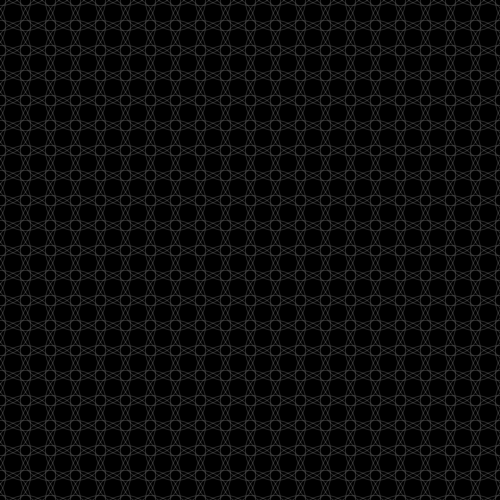
Frame 1 (no input)
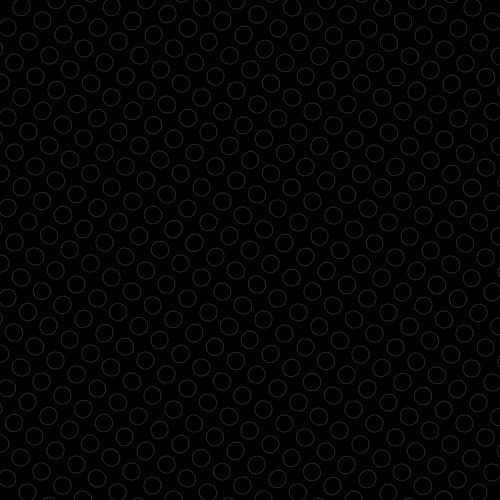
Frame 60 (the mouse pressed at the canvas centre just before this capture)
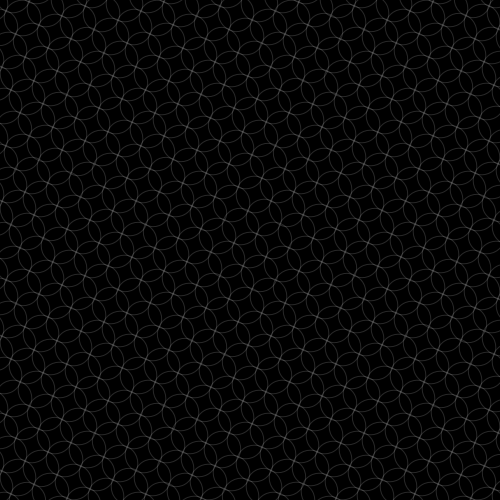
Frame 120 (the mouse held since frame 60 and released just before this capture)

The Processing sketch that drew these frames (run headless with seeded random() and noise(); from frame 60 on, the mouse is pressed at the canvas centre):

// Processing sketch: processing_172925
// ── processing_172925.pde

float r = 0;
float angle = 0;
 
circle[] c = new circle[1000];

void setup() {
  
  size(500, 500);
  noFill();
  stroke(255, 40);
  ellipseMode(CENTER);
  
  for(int i = 0; i < c.length; i++) {
    c[i] = new circle();
  }
}

void draw() {
  
  background(0);
  
  int i = 0;

  for(float y = -13; y <= 13; y++) {
    for(float x = -13; x <= 13; x++) {
      c[i].display(x*25, y*25);
      i++;
    }
  }
  
  r += 0.01;
  angle += 0.04;
}

class circle {
  
  float diameter = 50;
    
  void display(float x, float y) {
    resetMatrix();
    translate(width/2,height/2);
    rotate(r);
    float d2 = 10 + (sin(angle + PI/2) * diameter/2) + diameter/2;
    ellipse(x, y, d2, d2);
  }
}
